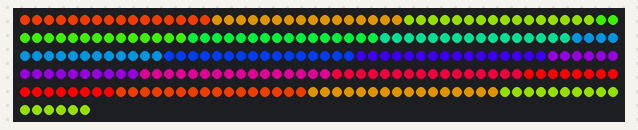
Bench run of a sketch on a simulated Arduino Uno, built with avr-gcc and run on an emulated ATmega328P. Shown: 256 RGB LEDs in strip order, left to right, continuing on the next row.

Above: at 0.07 s.
At 0.86 s:
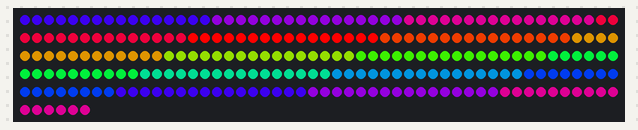
At 1.31 s:
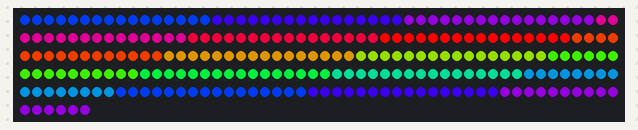
At 1.76 s:
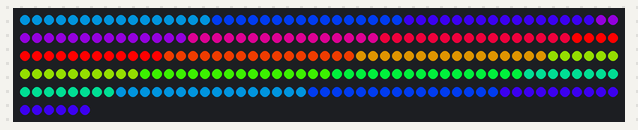

Measured:
- by itself, everything shown: repeats every 1.5 s, in 13 steps

The sketch:

matrica.ino
```cpp
// Подключаем библиотеку Adafruit NeoPixel.
#include "Adafruit_NeoPixel.h"

// Указываем, какое количество пикселей у нашей ленты.
#define LED_COUNT 256

// Указываем, к какому порту подключен вход ленты DIN.
#define LED_PIN 6

// Создаем переменную strip для управления нашей лентой.
Adafruit_NeoPixel strip = Adafruit_NeoPixel(LED_COUNT, LED_PIN, NEO_GRB + NEO_KHZ800);

int x;
int r;
int g;
int b;

void setup()
{
  // Инициализируем ленту.
  strip.begin();
  strip.show();
}

void loop()
{
  // Включаем все светодиоды.
  for (int i = 0; i < LED_COUNT; i++)
  {
    if (i % 16 == 0) {
      if (x == 0) {
        r = r - 51;
        g = g + 51;
        b = 0;
        if (g == 255) {
          x = 1;
        }
      }
      if (x == 1) {
        g = g - 51;
        b = b + 51;
        r = 0;
        if (b == 255) {
          x = 2;
        }
      }
        if (x == 2) {
        b = b - 51;
        r = r + 51;
        g = 0;
        if (r == 255) {
          x = 0;
        }
      }
    }
    strip.setPixelColor(i, strip.Color(r, g, b)); // Красный цвет.
  }
  // Передаем цвета ленте.
  strip.show();
  // Ждем 500 мс.
  delay(100);
}
```
